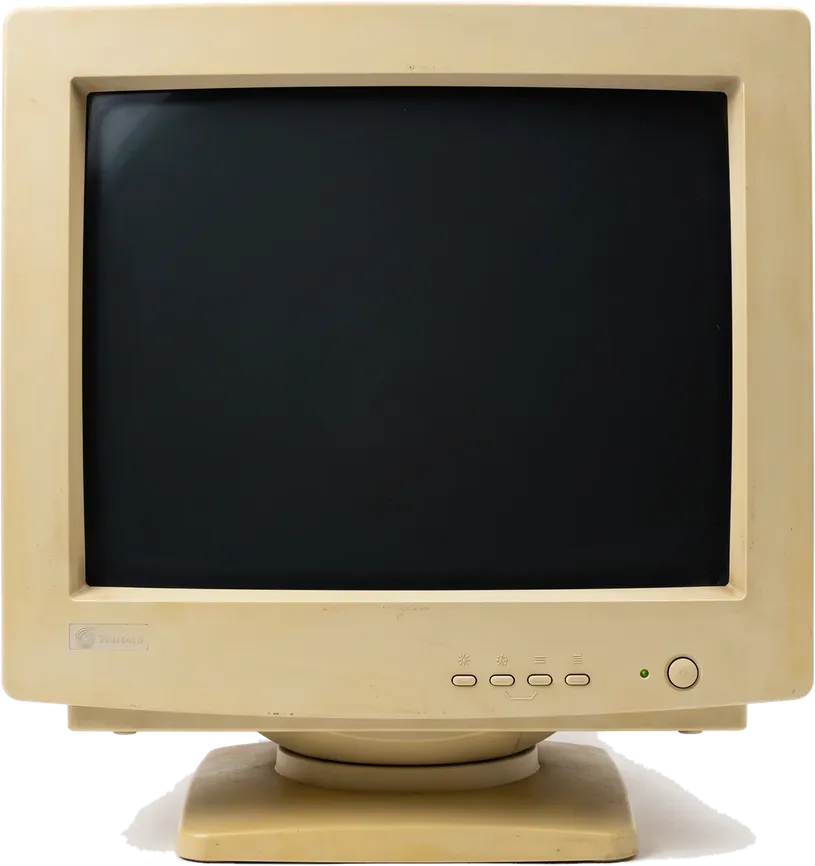
#> input picture art/orig/crt.webp, 815 x 866 px, shrunk from 1200 x 1274 before the run, found by its file name; its folder holds 5 pictures in this run
$ python punch.py
#> lines starting #> are read from the running program, lines starting #| are printed output that depends on the picture; after the words box and inside, x2 and y2 are one past the last pixel; in counts of white or black regions, pixels touching at a corner belong together
"""Cut each monitor's glass out of its photo, so the emulator's screen sits
*behind* the bezel and the real corners frame it.

    python3 -I art/punch.py   # reads art/orig/, writes public/art/
"""
from PIL import Image, ImageDraw, ImageFilter, ImageChops

GLASS = {
    "crt": (0.1025, 0.1008, 0.794, 0.5769),
    "lcd": (0.0862, 0.081, 0.8286, 0.6652),
    "m5151": (0.1, 0.1, 0.8, 0.68),
    "m5153": (0.09, 0.09, 0.82, 0.69),
}
DARK = {"crt": 70, "lcd": 110, "m5151": 75, "m5153": 95}
OUT = {"m5151": "xt/m5151", "m5153": "xt/m5153"}  # glass is below this; the beige bezel and its bevel above

for name, (gx, gy, gw, gh) in GLASS.items():
    im = Image.open(f"art/orig/{name}.webp").convert("RGBA")
#> im is the input picture: PIL image 815x866 RGBA; mean R, G, B, A 106.9, 99.1, 81.1, 236.7
    w, h = im.size
#> w = 815; h = 866
    dark = im.convert("L").point(lambda v: 255 if v < DARK[name] else 0)
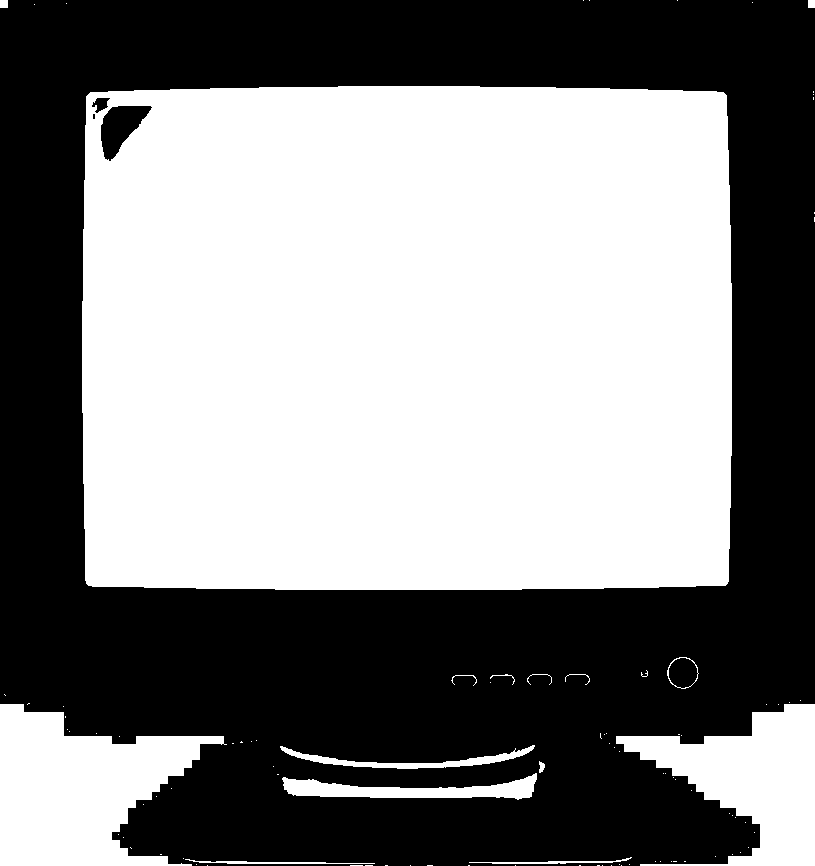
#> dark: PIL image 815x866 L; 51.9% white; 4 black regions (1 under 20 px), largest, box (x1, y1, x2, y2) and area: (0, 0, 815, 866) 337845, (101, 106, 152, 161) 1537, (92, 98, 110, 113) 153
    ImageDraw.floodfill(dark, (int((gx + gw / 2) * w), int((gy + gh / 2) * h)), 128)
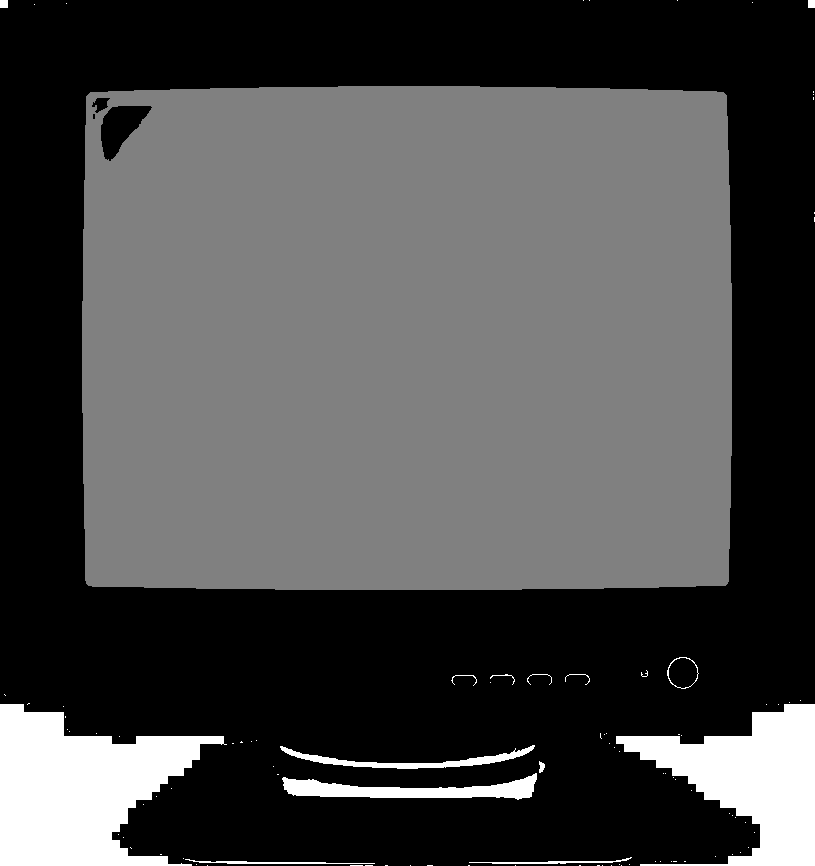
#> dark: PIL image 815x866 L; min 0, max 255, mean 74.4
    hole = dark.point(lambda v: 255 if v == 128 else 0)
#> hole: PIL image 815x866 L; 45.6% white; 1 white region, box (x1, y1, x2, y2) and area: (82, 86, 732, 590) 322075
    # Fill any bright islands (reflections) the flood did not reach.
    outside = ImageChops.invert(hole)
    ImageDraw.floodfill(outside, (0, 0), 64)
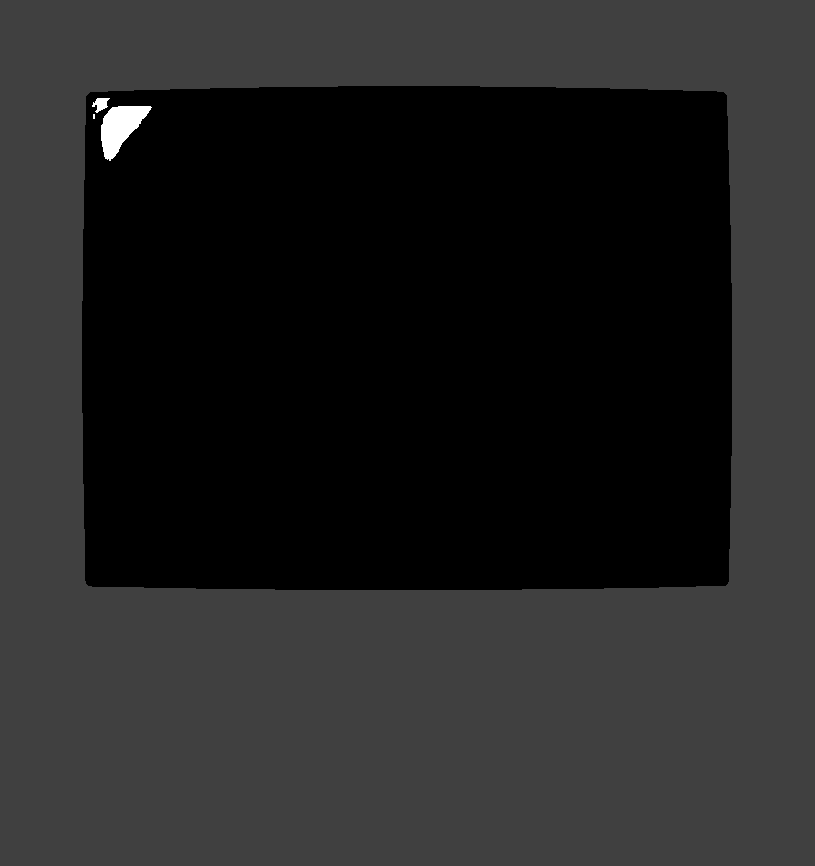
#> outside: PIL image 815x866 L; min 0, max 255, mean 35.3
    hole = outside.point(lambda v: 0 if v == 64 else 255)
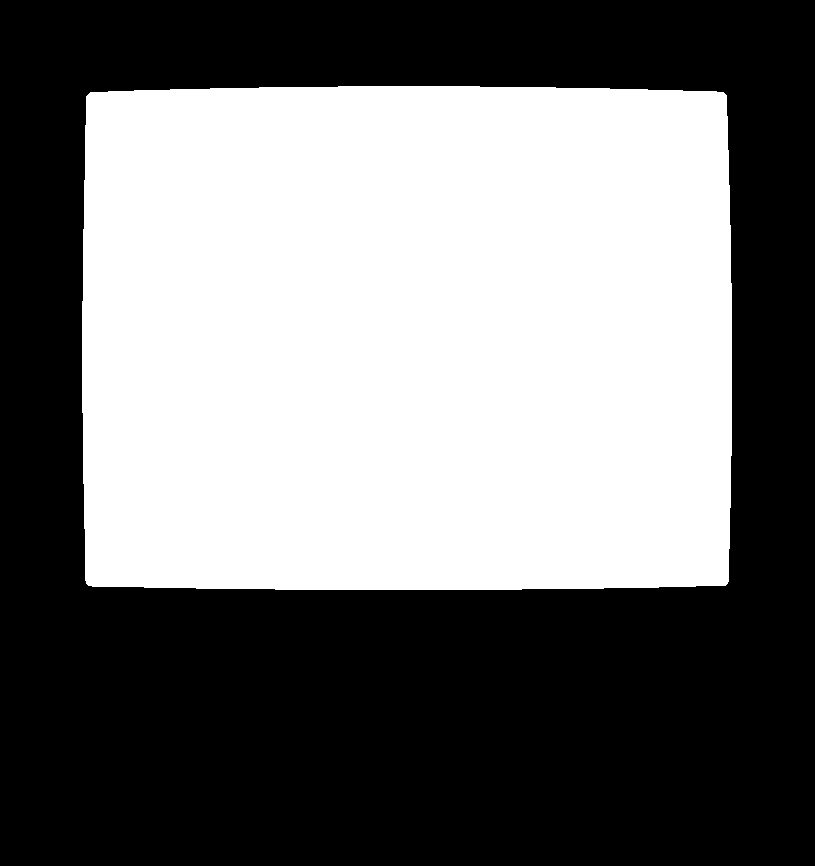
#> hole: PIL image 815x866 L; 45.9% white; 1 white region, box (x1, y1, x2, y2) and area: (82, 86, 732, 590) 323775
    hole = hole.filter(ImageFilter.MaxFilter(3)).filter(ImageFilter.GaussianBlur(0.8))
    a = ImageChops.multiply(im.getchannel("A"), ImageChops.invert(hole))
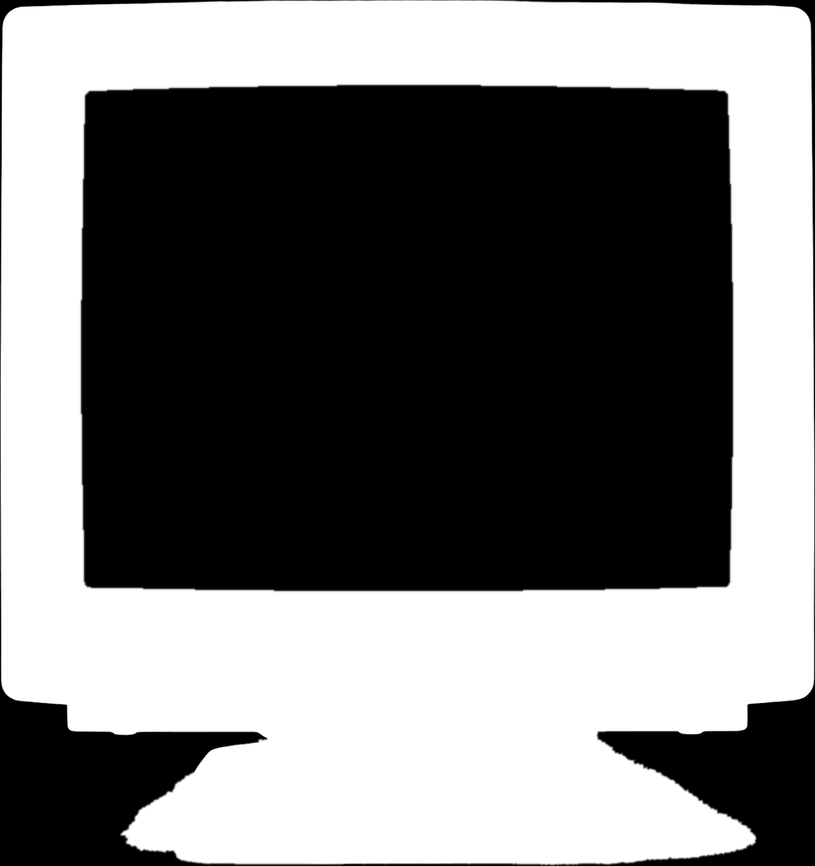
#> a: PIL image 815x866 L; min 0, max 255, mean 118.8
    im.putalpha(a)
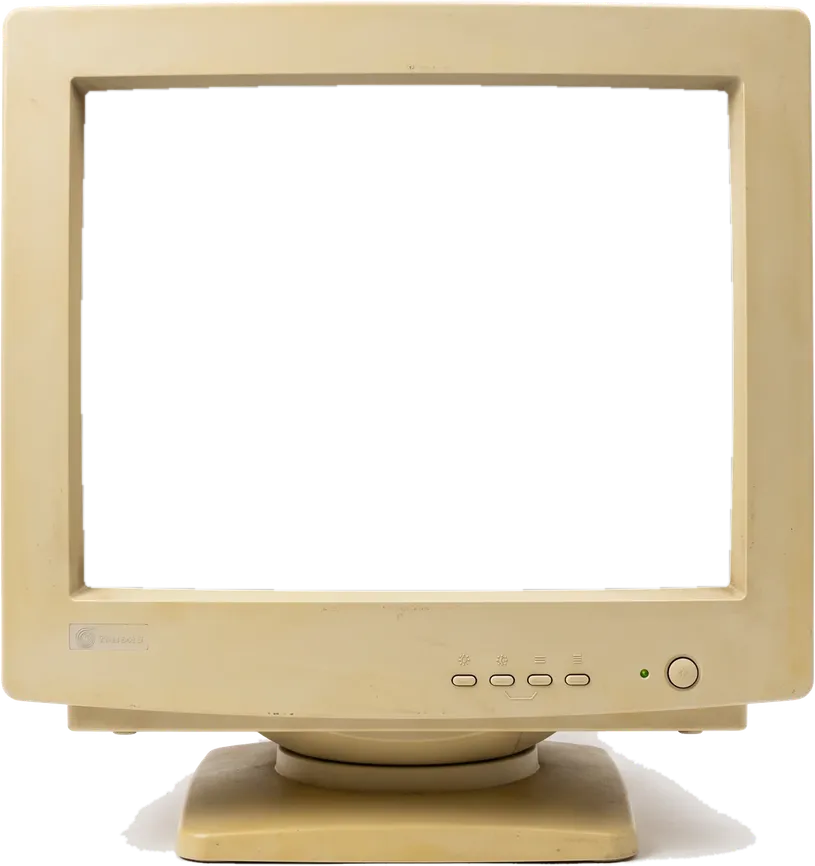
#> im: PIL image 815x866 RGBA; mean R, G, B, A 106.9, 99.1, 81.1, 118.8; transparent parts drawn white
    bbox = hole.point(lambda v: 255 if v > 128 else 0).getbbox()
#> bbox = (81, 85, 733, 591)
    print(name, "hole", [round(v / s, 4) for v, s in zip(bbox, (w, h, w, h))])
#| crt hole [0.0994, 0.0982, 0.8994, 0.6824]
    im.save(f"public/art/{OUT.get(name, name)}.webp", quality=88, method=6)
#> pass 2 of the loop `for name, (gx, gy, gw, gh) in GLASS.items():`:
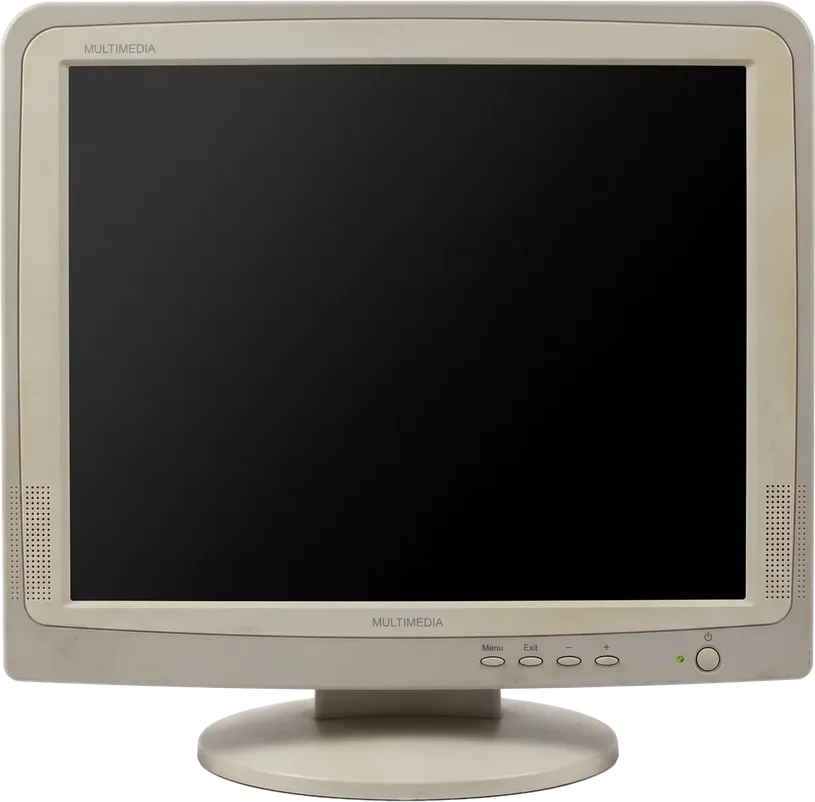
#> input picture art/orig/lcd.webp, 815 x 802 px, shrunk from 1200 x 1181 before the run, found by its file name
#> im is the input picture: PIL image 815x802 RGBA; mean R, G, B, A 75.7, 73.1, 67.9, 231.9
#> `dark = im.convert("L").point(lambda v: 255 if v < DARK[name] else 0)`:
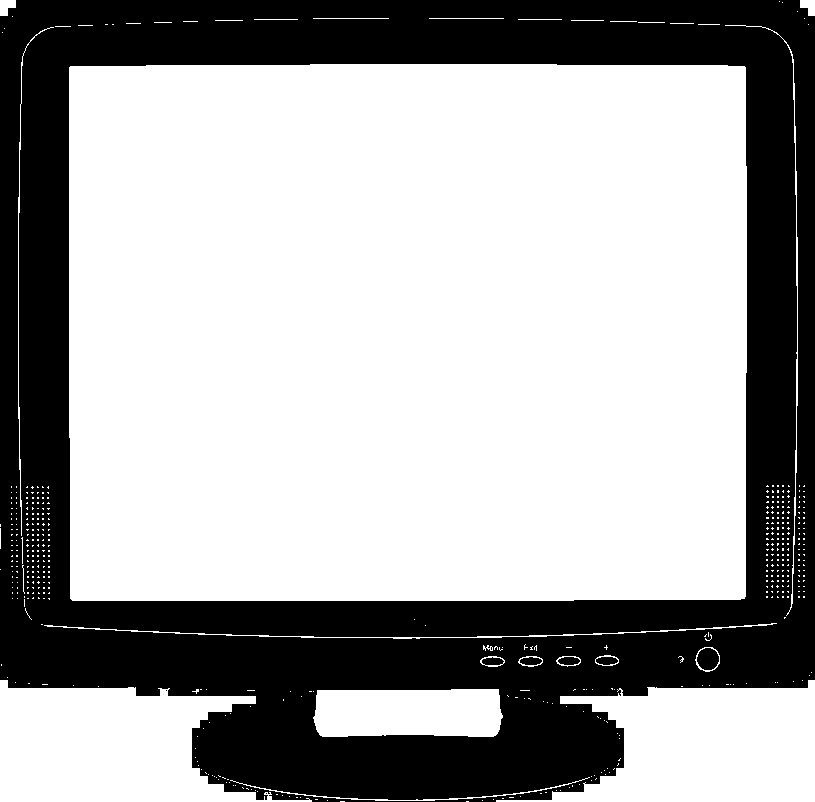
#> dark: PIL image 815x802 L; 65% white; 6 black regions (2 under 20 px), largest, box (x1, y1, x2, y2) and area: (0, 0, 815, 802) 227991, (697, 648, 719, 670) 379, (558, 657, 580, 665) 139, (520, 657, 542, 665) 135
#> a: PIL image 815x802 L
#> `im.putalpha(a)`:
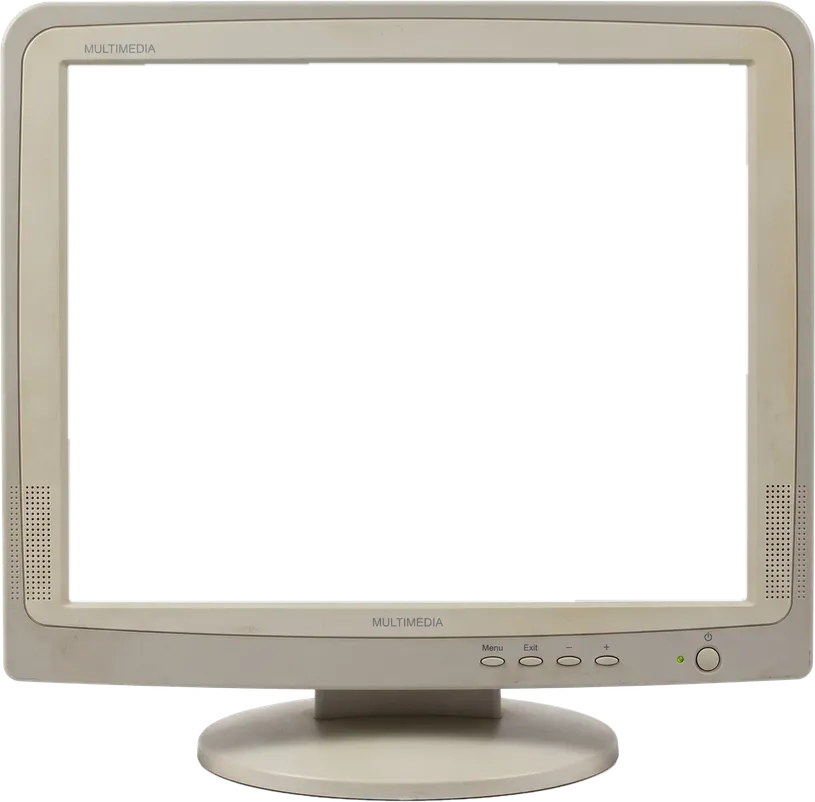
#> im: PIL image 815x802 RGBA; mean R, G, B, A 75.7, 73.1, 67.9, 89.4; transparent parts drawn white
#> bbox = (68, 63, 748, 602)
#| lcd hole [0.0834, 0.0786, 0.9178, 0.7506]
#> (the run stopped early here; a loop or call above may not have finished)
